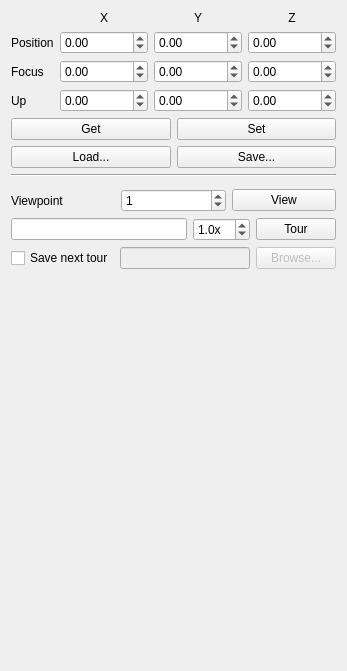
     <widget class="QWidget" name="m_cameraTab">
      <attribute name="title">
       <string>Camera</string>
      </attribute>
      <layout class="QVBoxLayout" name="verticalLayout_6">
       <item>
        <layout class="QGridLayout" name="gridLayout">
         <item row="0" column="1">
          <widget class="QLabel" name="m_cameraXLabel">
           <property name="text">
            <string>X</string>
           </property>
           <property name="alignment">
            <set>Qt::AlignCenter</set>
           </property>
          </widget>
         </item>
         <item row="0" column="2">
          <widget class="QLabel" name="m_cameraYLabel">
           <property name="text">
            <string>Y</string>
           </property>
           <property name="alignment">
            <set>Qt::AlignCenter</set>
           </property>
          </widget>
         </item>
         <item row="0" column="3">
          <widget class="QLabel" name="m_cameraZLabel">
           <property name="text">
            <string>Z</string>
           </property>
           <property name="alignment">
            <set>Qt::AlignCenter</set>
           </property>
          </widget>
         </item>
         <item row="1" column="0">
          <widget class="QLabel" name="m_cameraPositionLabel">
           <property name="text">
            <string>Position</string>
           </property>
          </widget>
         </item>
         <item row="1" column="1">
          <widget class="QDoubleSpinBox" name="m_cameraPositionXDoubleSpinBox">
           <property name="minimum">
            <double>-1000000.000000000000000</double>
           </property>
           <property name="maximum">
            <double>1000000.000000000000000</double>
           </property>
          </widget>
         </item>
         <item row="1" column="2">
          <widget class="QDoubleSpinBox" name="m_cameraPositionYDoubleSpinBox">
           <property name="minimum">
            <double>-1000000.000000000000000</double>
           </property>
           <property name="maximum">
            <double>1000000.000000000000000</double>
           </property>
          </widget>
         </item>
         <item row="1" column="3">
          <widget class="QDoubleSpinBox" name="m_cameraPositionZDoubleSpinBox">
           <property name="minimum">
            <double>-1000000.000000000000000</double>
           </property>
           <property name="maximum">
            <double>1000000.000000000000000</double>
           </property>
          </widget>
         </item>
         <item row="2" column="0">
          <widget class="QLabel" name="m_cameraFocusLabel">
           <property name="text">
            <string>Focus</string>
           </property>
          </widget>
         </item>
         <item row="2" column="1">
          <widget class="QDoubleSpinBox" name="m_cameraFocusXDoubleSpinBox">
           <property name="minimum">
            <double>-1000000.000000000000000</double>
           </property>
           <property name="maximum">
            <double>1000000.000000000000000</double>
           </property>
          </widget>
         </item>
         <item row="2" column="2">
          <widget class="QDoubleSpinBox" name="m_cameraFocusYDoubleSpinBox">
           <property name="minimum">
            <double>-1000000.000000000000000</double>
           </property>
           <property name="maximum">
            <double>1000000.000000000000000</double>
           </property>
          </widget>
         </item>
         <item row="2" column="3">
          <widget class="QDoubleSpinBox" name="m_cameraFocusZDoubleSpinBox">
           <property name="minimum">
            <double>-1000000.000000000000000</double>
           </property>
           <property name="maximum">
            <double>1000000.000000000000000</double>
           </property>
          </widget>
         </item>
         <item row="3" column="0">
          <widget class="QLabel" name="m_cameraUpLabel">
           <property name="text">
            <string>Up</string>
           </property>
          </widget>
         </item>
         <item row="3" column="1">
          <widget class="QDoubleSpinBox" name="m_cameraUpXDoubleSpinBox">
           <property name="minimum">
            <double>-1000000.000000000000000</double>
           </property>
           <property name="maximum">
            <double>1000000.000000000000000</double>
           </property>
          </widget>
         </item>
         <item row="3" column="2">
          <widget class="QDoubleSpinBox" name="m_cameraUpYDoubleSpinBox">
           <property name="minimum">
            <double>-1000000.000000000000000</double>
           </property>
           <property name="maximum">
            <double>1000000.000000000000000</double>
           </property>
          </widget>
         </item>
         <item row="3" column="3">
          <widget class="QDoubleSpinBox" name="m_cameraUpZDoubleSpinBox">
           <property name="minimum">
            <double>-1000000.000000000000000</double>
           </property>
           <property name="maximum">
            <double>1000000.000000000000000</double>
           </property>
          </widget>
         </item>
        </layout>
       </item>
       <item>
        <layout class="QGridLayout" name="gridLayout_2">
         <item row="0" column="0">
          <widget class="QPushButton" name="m_cameraGetPushButton">
           <property name="text">
            <string>Get</string>
           </property>
          </widget>
         </item>
         <item row="0" column="1">
          <widget class="QPushButton" name="m_cameraSetPushButton">
           <property name="text">
            <string>Set</string>
           </property>
          </widget>
         </item>
         <item row="1" column="0">
          <widget class="QPushButton" name="m_cameraLoadPushButton">
           <property name="text">
            <string>Load...</string>
           </property>
          </widget>
         </item>
         <item row="1" column="1">
          <widget class="QPushButton" name="m_cameraSavePushButton">
           <property name="text">
            <string>Save...</string>
           </property>
          </widget>
         </item>
        </layout>
       </item>
       <item>
        <widget class="Line" name="m_cameraLine">
         <property name="orientation">
          <enum>Qt::Horizontal</enum>
         </property>
        </widget>
       </item>
       <item>
        <widget class="udg::QViewpointDistributionWidget" name="m_cameraViewpointDistributionWidget" native="true"/>
       </item>
       <item>
        <layout class="QHBoxLayout" name="horizontalLayout_20">
         <item>
          <widget class="QLabel" name="m_viewpointLabel">
           <property name="text">
            <string>Viewpoint</string>
           </property>
          </widget>
         </item>
         <item>
          <widget class="QSpinBox" name="m_viewpointSpinBox">
           <property name="wrapping">
            <bool>true</bool>
           </property>
           <property name="minimum">
            <number>1</number>
           </property>
           <property name="maximum">
            <number>4</number>
           </property>
           <property name="value">
            <number>1</number>
           </property>
          </widget>
         </item>
         <item>
          <widget class="QPushButton" name="m_viewpointPushButton">
           <property name="text">
            <string>View</string>
           </property>
          </widget>
         </item>
        </layout>
       </item>
       <item>
        <layout class="QHBoxLayout" name="horizontalLayout_21">
         <item>
          <widget class="QLineEdit" name="m_tourLineEdit"/>
         </item>
         <item>
          <widget class="QDoubleSpinBox" name="m_tourSpeedDoubleSpinBox">
           <property name="toolTip">
            <string>Speed</string>
           </property>
           <property name="suffix">
            <string>x</string>
           </property>
           <property name="decimals">
            <number>1</number>
           </property>
           <property name="minimum">
            <double>0.100000000000000</double>
           </property>
           <property name="maximum">
            <double>10.000000000000000</double>
           </property>
           <property name="singleStep">
            <double>0.100000000000000</double>
           </property>
           <property name="value">
            <double>1.000000000000000</double>
           </property>
          </widget>
         </item>
         <item>
          <widget class="QPushButton" name="m_tourPushButton">
           <property name="text">
            <string>Tour</string>
           </property>
          </widget>
         </item>
        </layout>
       </item>
       <item>
        <layout class="QHBoxLayout" name="horizontalLayout_44">
         <item>
          <widget class="QCheckBox" name="m_saveNextTourCheckBox">
           <property name="text">
            <string>Save next tour</string>
           </property>
          </widget>
         </item>
         <item>
          <widget class="QLineEdit" name="m_saveNextTourLineEdit">
           <property name="enabled">
            <bool>false</bool>
           </property>
          </widget>
         </item>
         <item>
          <widget class="QPushButton" name="m_saveNextTourPushButton">
           <property name="enabled">
            <bool>false</bool>
           </property>
           <property name="text">
            <string>Browse...</string>
           </property>
          </widget>
         </item>
        </layout>
       </item>
       <item>
        <spacer name="verticalSpacer_2">
         <property name="orientation">
          <enum>Qt::Vertical</enum>
         </property>
         <property name="sizeHint" stdset="0">
          <size>
           <width>20</width>
           <height>391</height>
          </size>
         </property>
        </spacer>
       </item>
      </layout>
     </widget>
